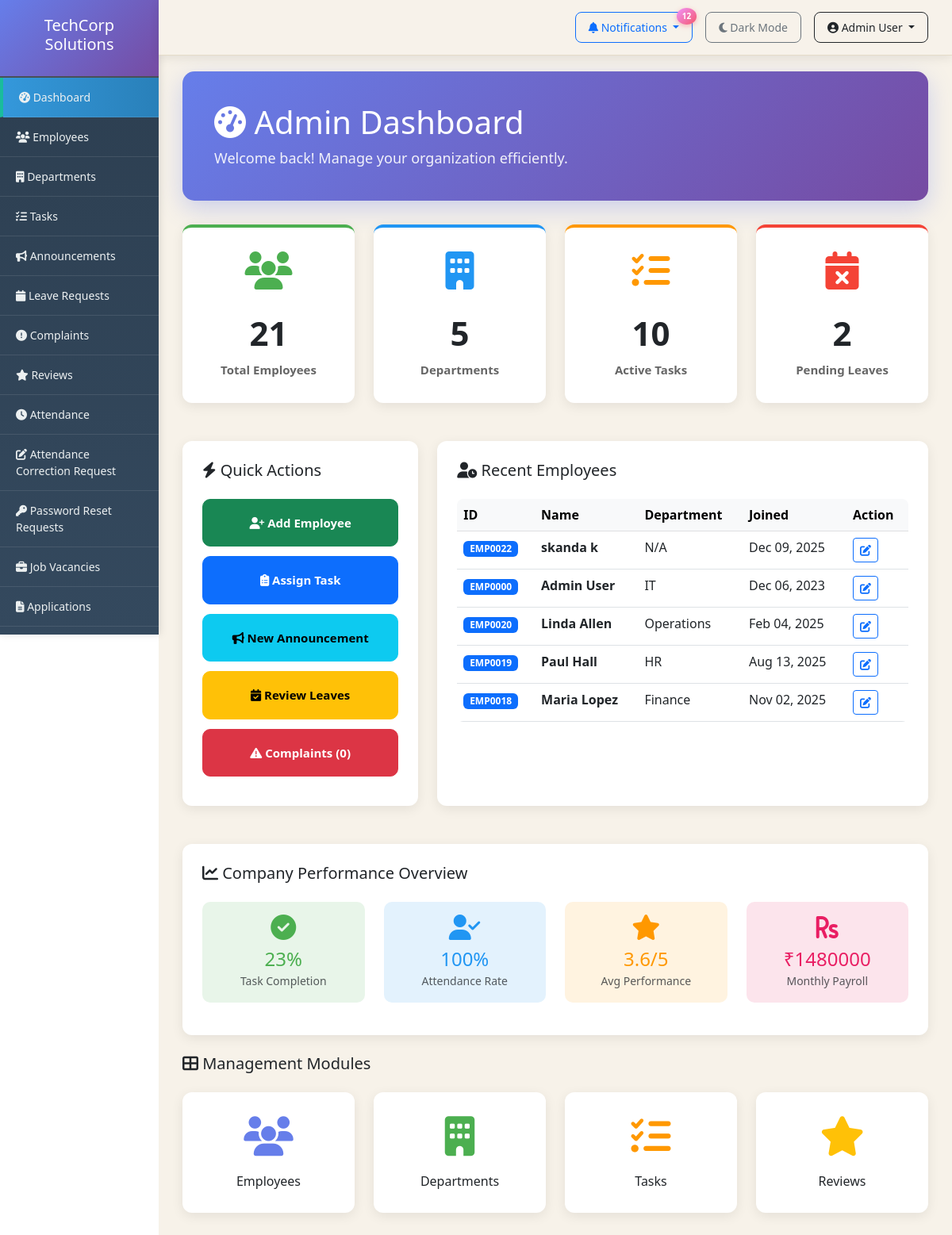
The app's page /admin-panel/dashboard/ (signed in) with its own data.
### employees/models.py (models this page shows, shortened)
class Employee(models.Model):
    user = models.OneToOneField(User, on_delete=models.CASCADE)
    employee_id = models.CharField(max_length=20, unique=True)
    department = models.ForeignKey(Department, on_delete=models.SET_NULL, null=True)
    role = models.ForeignKey(Role, on_delete=models.SET_NULL, null=True)
    phone = models.CharField(max_length=15)
    date_of_birth = models.DateField(null=True, blank=True)
    date_joined = models.DateField(default=timezone.now)
    address = models.TextField(blank=True)
    profile_picture = models.ImageField(upload_to='profiles/', blank=True)
    position = models.CharField(max_length=100, blank=True)
    is_manager = models.BooleanField(default=False)
    salary = models.DecimalField(max_digits=10, decimal_places=2, null=True, blank=True)
    theme_preference = models.CharField(max_length=10, choices=[('light', 'Light'), ('dark', 'Dark')], default='light')

class Department(models.Model):
    name = models.CharField(max_length=100)
    description = models.TextField(blank=True)
    head = models.ForeignKey('Employee', on_delete=models.SET_NULL, null=True, blank=True, related_name='heading_department')
    created_at = models.DateTimeField(auto_now_add=True)
    def __str__(self):
        return self.name

### employees/views.py (the view)
# urls.py: path('admin-panel/dashboard/', views.admin_dashboard, name='admin_dashboard'),
@login_required
@user_passes_test(is_admin)
def admin_dashboard(request):
    from django.db.models import Avg, Sum
    total_employees = Employee.objects.count()
    total_departments = Department.objects.count()
    active_tasks = Task.objects.filter(status__in=['pending', 'in_progress']).count()
    pending_leaves = Leave.objects.filter(status='pending').count()
    open_complaints = Complaint.objects.filter(status='open').count()
    recent_employees = Employee.objects.select_related('user', 'department').order_by('-id')[:5]
    total_tasks = Task.objects.count()
    completed_tasks = round((Task.objects.filter(status='completed').count() / total_tasks * 100) if total_tasks > 0 else 0)
    total_attendance = Attendance.objects.count()
    present_count = Attendance.objects.filter(status='present').count()
    attendance_rate = round((present_count / total_attendance * 100) if total_attendance > 0 else 0)
    avg_rating = Review.objects.aggregate(Avg('rating'))['rating__avg'] or 0
    avg_rating = round(avg_rating, 1)
    total_payroll = Employee.objects.aggregate(Sum('salary'))['salary__sum'] or 0
    context = {
        'total_employees': total_employees,
        'total_departments': total_departments,
        'active_tasks': active_tasks,
        'pending_leaves': pending_leaves,
        'open_complaints': open_complaints,
        'recent_employees': recent_employees,
        'completed_tasks': completed_tasks,
        'attendance_rate': attendance_rate,
        'avg_rating': avg_rating,
        'total_payroll': total_payroll,
    }
    return render(request, 'admin/dashboard.html', context)

### employees/templates/admin/dashboard.html (shortened to what this page needs)
{% extends 'base.html' %}
{% block content %}
<div class="hero-section">
    <h1 class="mb-2"><i class="fas fa-tachometer-alt"></i> Admin Dashboard</h1>
    <p class="mb-0" style="font-size: 18px; opacity: 0.9;">Welcome back! Manage your organization efficiently.</p>
</div>
<div class="row mb-4">
    <div class="col-lg-3 col-md-6 mb-4">
        <div class="stat-box" style="border-top-color: #4CAF50;">
            <i class="fas fa-users" style="color: #4CAF50;"></i>
            <h2>{{ total_employees }}</h2>
            <p>Total Employees</p>
        </div>
    </div>
    <div class="col-lg-3 col-md-6 mb-4">
        <div class="stat-box" style="border-top-color: #2196F3;">
            <i class="fas fa-building" style="color: #2196F3;"></i>
            <h2>{{ total_departments }}</h2>
            <p>Departments</p>
        </div>
    </div>
    <div class="col-lg-3 col-md-6 mb-4">
        <div class="stat-box" style="border-top-color: #FF9800;">
            <i class="fas fa-tasks" style="color: #FF9800;"></i>
            <h2>{{ active_tasks }}</h2>
            <p>Active Tasks</p>
        </div>
    </div>
    <div class="col-lg-3 col-md-6 mb-4">
        <div class="stat-box" style="border-top-color: #F44336;">
            <i class="fas fa-calendar-times" style="color: #F44336;"></i>
            <h2>{{ pending_leaves }}</h2>
            <p>Pending Leaves</p>
        </div>
    </div>
</div>
<div class="row mb-4">
    <div class="col-lg-4 mb-4">
        <div class="action-card">
            <h5 class="mb-4"><i class="fas fa-bolt"></i> Quick Actions</h5>
            <a href="{% url 'employee_add' %}" class="btn btn-success action-btn">
                <i class="fas fa-user-plus"></i> Add Employee
            </a>
            <a href="{% url 'task_assign' %}" class="btn btn-primary action-btn">
                <i class="fas fa-clipboard-list"></i> Assign Task
            </a>
            <a href="{% url 'announcement_add' %}" class="btn btn-info action-btn">
                <i class="fas fa-bullhorn"></i> New Announcement
            </a>
            <a href="{% url 'leave_requests' %}" class="btn btn-warning action-btn">
                <i class="fas fa-calendar-check"></i> Review Leaves
            </a>
            <a href="{% url 'complaint_list' %}" class="btn btn-danger action-btn">
                <i class="fas fa-exclamation-triangle"></i> Complaints ({{ open_complaints }})
            </a>
        </div>
    </div>
    <div class="col-lg-8 mb-4">
        <div class="action-card">
            <h5 class="mb-4"><i class="fas fa-user-clock"></i> Recent Employees</h5>
            {% if recent_employees %}
            <div class="table-responsive">
                <table class="table table-hover">
                    <thead class="table-light">
                        <tr>
                            <th>ID</th>
                            <th>Name</th>
                            <th>Department</th>
                            <th>Joined</th>
                            <th>Action</th>
                        </tr>
                    </thead>
                    <tbody>
                        {% for emp in recent_employees %}
                        <tr>
                            <td><span class="badge bg-primary">{{ emp.employee_id }}</span></td>
                            <td><strong>{{ emp.user.get_full_name|default:emp.user.username }}</strong></td>
                            <td>{{ emp.department|default:"N/A" }}</td>
                            <td>{{ emp.date_joined|date:"M d, Y"|default:"N/A" }}</td>
                            <td>
                                <a href="{% url 'employee_edit' emp.pk %}" class="btn btn-sm btn-outline-primary">
                                    <i class="fas fa-edit"></i>
                                </a>
                            </td>
                        </tr>
                        {% endfor %}
                    </tbody>
                </table>
            </div>
            {% else %}
            <p class="text-muted text-center">No employees found.</p>
            {% endif %}
        </div>
    </div>
</div>
<div class="row mb-4">
    <div class="col-12">
        <div class="action-card">
            <h5 class="mb-4"><i class="fas fa-chart-line"></i> Company Performance Overview</h5>
            <div class="row">
                <div class="col-md-3 mb-3">
                    <div class="text-center p-3 performance-card" style="background: #e8f5e9; border-radius: 10px;">
                        <i class="fas fa-check-circle" style="color: #4CAF50; font-size: 32px;"></i>
                        <h4 class="mt-2 mb-0" style="color: #4CAF50;">{{ completed_tasks }}%</h4>
                        <small class="text-muted">Task Completion</small>
                    </div>
                </div>
                <div class="col-md-3 mb-3">
                    <div class="text-center p-3 performance-card" style="background: #e3f2fd; border-radius: 10px;">
                        <i class="fas fa-user-check" style="color: #2196F3; font-size: 32px;"></i>
                        <h4 class="mt-2 mb-0" style="color: #2196F3;">{{ attendance_rate }}%</h4>
                        <small class="text-muted">Attendance Rate</small>
                    </div>
                </div>
                <div class="col-md-3 mb-3">
                    <div class="text-center p-3 performance-card" style="background: #fff3e0; border-radius: 10px;">
                        <i class="fas fa-star" style="color: #FF9800; font-size: 32px;"></i>
                        <h4 class="mt-2 mb-0" style="color: #FF9800;">{{ avg_rating }}/5</h4>
                        <small class="text-muted">Avg Performance</small>
                    </div>
                </div>
                <div class="col-md-3 mb-3">
                    <div class="text-center p-3 performance-card" style="background: #fce4ec; border-radius: 10px;">
                        <i class="fas fa-rupee-sign" style="color: #E91E63; font-size: 32px;"></i>
                        <h4 class="mt-2 mb-0" style="color: #E91E63;">₹{{ total_payroll|floatformat:0 }}</h4>
                        <small class="text-muted">Monthly Payroll</small>
                    </div>
                </div>
            </div>
        </div>
    </div>
</div>
<div class="row">
    <div class="col-12 mb-3">
        <h5><i class="fas fa-th-large"></i> Management Modules</h5>
    </div>
    <div class="col-lg-3 col-md-6 mb-4">
        <a href="{% url 'employee_list' %}" class="module-card">
            <i class="fas fa-users" style="color: #667eea;"></i>
            <h6 class="mt-2 mb-0">Employees</h6>
        </a>
    </div>
    <div class="col-lg-3 col-md-6 mb-4">
        <a href="{% url 'department_list' %}" class="module-card">
            <i class="fas fa-building" style="color: #4CAF50;"></i>
            <h6 class="mt-2 mb-0">Departments</h6>
        </a>
    </div>
    <div class="col-lg-3 col-md-6 mb-4">
        <a href="{% url 'task_list' %}" class="module-card">
            <i class="fas fa-tasks" style="color: #FF9800;"></i>
            <h6 class="mt-2 mb-0">Tasks</h6>
        </a>
    </div>
    <div class="col-lg-3 col-md-6 mb-4">
        <a href="{% url 'review_list' %}" class="module-card">
            <i class="fas fa-star" style="color: #FFC107;"></i>
            <h6 class="mt-2 mb-0">Reviews</h6>
        </a>
    </div>
</div>
{% endblock %}

### employees/templates/base.html (shortened to what this page needs)
<!DOCTYPE html>
<html lang="en">
<head>
    <link href="https://cdn.jsdelivr.net/npm/bootstrap@5.3.0/dist/css/bootstrap.min.css" rel="stylesheet">
    <link rel="stylesheet" href="https://cdnjs.cloudflare.com/ajax/libs/font-awesome/6.4.0/css/all.min.css">
</head>
<body>
    <nav class="top-navbar d-flex justify-content-end align-items-center">
        {% if user.is_staff %}
        <div class="dropdown me-3">
            <button class="btn btn-sm btn-outline-primary dropdown-toggle" type="button" data-bs-toggle="dropdown">
                <i class="fas fa-bell"></i> Notifications
                {% if pending_count > 0 %}
                <span class="notification-badge">{{ pending_count }}</span>
                {% endif %}
            </button>
        </div>
        {% endif %}
        <a href="{% url 'toggle_theme' %}" class="btn btn-sm btn-outline-secondary me-3">
            {% if user.is_authenticated and user.employee.theme_preference == 'dark' %}
                <i class="fas fa-sun"></i> Light Mode
            {% else %}
                <i class="fas fa-moon"></i> Dark Mode
            {% endif %}
        </a>
        <div class="dropdown">
            <button class="btn btn-sm btn-outline-dark dropdown-toggle" type="button" data-bs-toggle="dropdown">
                <i class="fas fa-user-circle"></i> {{ user.get_full_name|default:user.username }}
            </button>
        </div>
    </nav>
    <div class="container-fluid">
        <div class="row">
            <div class="col-md-2 sidebar">
                <div class="logo-header">
                    <h5>TechCorp Solutions</h5>
                </div>
                {% if user.is_staff %}
                <a href="{% url 'admin_dashboard' %}"><i class="fas fa-tachometer-alt"></i> Dashboard</a>
                <a href="{% url 'employee_list' %}"><i class="fas fa-users"></i> Employees</a>
                <a href="{% url 'department_list' %}"><i class="fas fa-building"></i> Departments</a>
                <a href="{% url 'task_list' %}"><i class="fas fa-tasks"></i> Tasks</a>
                <a href="{% url 'announcement_list' %}"><i class="fas fa-bullhorn"></i> Announcements</a>
                <a href="{% url 'leave_requests' %}"><i class="fas fa-calendar"></i> Leave Requests</a>
                <a href="{% url 'complaint_list' %}"><i class="fas fa-exclamation-circle"></i> Complaints</a>
                <a href="{% url 'review_list' %}"><i class="fas fa-star"></i> Reviews</a>
                <a href="{% url 'admin_attendance_list' %}"><i class="fas fa-clock"></i> Attendance</a>
                <a href="{% url 'admin_correction_list' %}"><i class="fas fa-edit"></i> Attendance Correction Request</a>
                <a href="{% url 'admin_password_reset_list' %}"><i class="fas fa-key"></i> Password Reset Requests</a>
                <a href="{% url 'vacancy_list' %}"><i class="fas fa-briefcase"></i> Job Vacancies</a>
                <a href="{% url 'application_list' %}"><i class="fas fa-file-alt"></i> Applications</a>
                <a href="{% url 'admin_salary_management' %}"> Salary Management</a>
                {% endif %}
            </div>
            <div class="col-md-10 content">
                {% block content %}{% endblock %}
            </div>
        </div>
    </div>
</body>
</html>

### records on screen
Employee: employee_id "EMP0022", user.get_full_name "skanda k", department "N/A", date_joined "Dec 09, 2025"
Employee: employee_id "EMP0000", user.get_full_name "Admin User", department "IT", date_joined "Dec 06, 2023"
Employee: employee_id "EMP0020", user.get_full_name "Linda Allen", department "Operations", date_joined "Feb 04, 2025"
Employee: employee_id "EMP0019", user.get_full_name "Paul Hall", department "HR", date_joined "Aug 13, 2025"
Employee: employee_id "EMP0018", user.get_full_name "Maria Lopez", department "Finance", date_joined "Nov 02, 2025"

### other values on screen
{{ pending_count }} "12"
{{ user.get_full_name|default:user.username }} "Admin User"
{{ total_employees }} "21"
{{ total_departments }} "5"
{{ active_tasks }} "10"
{{ pending_leaves }} "2"
{{ open_complaints }} "0"
{{ completed_tasks }} "23"
{{ attendance_rate }} "100"
{{ avg_rating }} "3.6"
{{ total_payroll|floatformat:0 }} "1480000"
